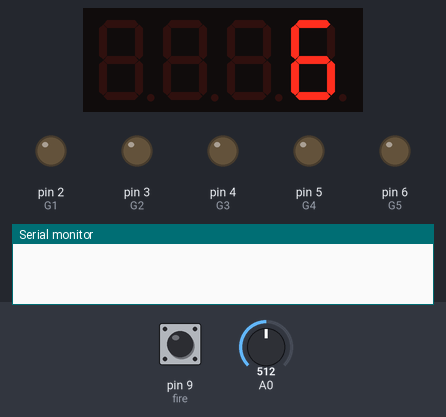
Bench run of a sketch on a simulated Arduino Uno, built with avr-gcc and run on an emulated ATmega328P. Shown: 4-digit seven-segment display, output pins drawn as LEDs (lit = HIGH), the last lines printed to the serial monitor. The test bench sets the inputs (shaded band); at power-on: pin 9 (fire) HIGH, A0 = 512. Random numbers use the default seed unless the sketch sets one; the audio player accepts every command and is not drawn; pins used as bus, display or sensor lines are not drawn.

Above: at 12.3 s.
12.4 s: pin 9 (fire) pulled LOW for 0.15 s
At 15.4 s:
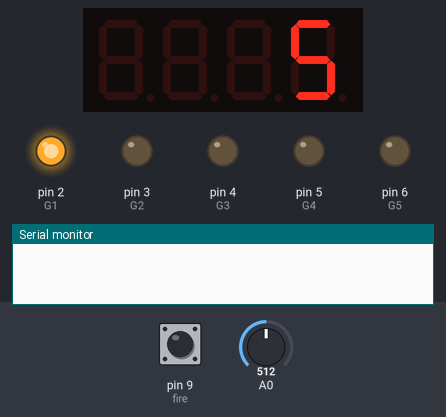
15.5 s: pin 9 (fire) pulled LOW for 1 s
At 19.0 s:
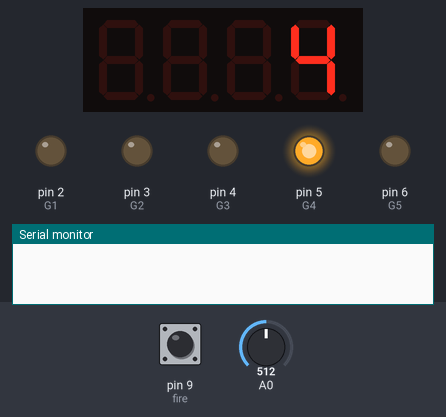
19.5 s: pin 9 (fire) pulled LOW for 0.15 s
At 22.5 s:
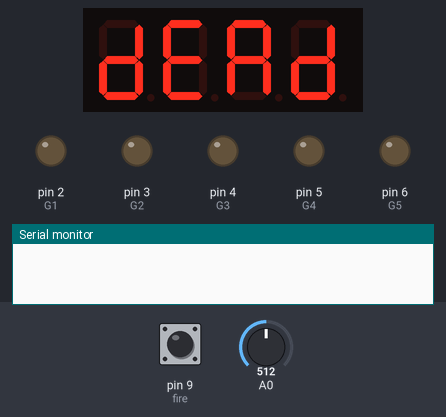
22.6 s: pin 9 (fire) pulled LOW for 3.2 s
At 29.9 s:
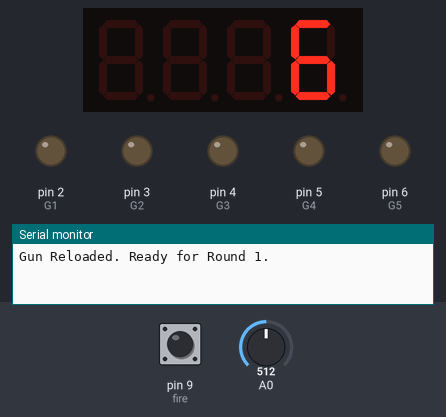
Timing chart, 0 to 31.4 s (numbered marks = the images above; inputs shaded):
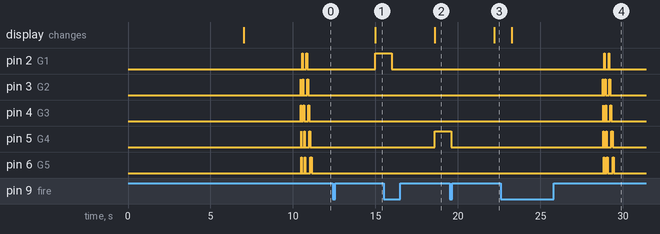

Measured:
- after the input at 12.4 s, pin 2 (G1): LOW → HIGH after 2.6 s; the display: changes after 2.6 s (image 1)
- after the input at 15.5 s, pin 5 (G4): LOW → HIGH after 3.1 s; the display: changes after 3.1 s (image 2)
- after the input at 19.5 s, the display: changes after 2.7 s (image 3)
- after the input at 22.6 s, pin 2 (G1): alternates HIGH for 0.04 s and LOW for 0.22 s, 4 changes in all, then stays LOW, starting after 6.3 s; pin 3 (G2): goes HIGH 0.01 s, LOW 0.12 s, HIGH 0.04 s, LOW 0.24 s, HIGH 0.06 s, then LOW, starting after 6.2 s

The sketch:

SixShooterNano.ino
```cpp
#include <TM1637Display.h>
#include "DFRobotDFPlayerMini.h"
#include <SoftwareSerial.h>


#define G1 2
#define G2 3
#define G3 4
#define G4 5
#define G5 6
#define R1 7
#define fire 9
#define CLK 8
#define DIO 10
#define Rx 11
#define Tx 12
#define BUSY_PIN A1


//import random
int lives = 6;
int i,j;
int myPins[] = {G1, G2, G3, G4, G5, R1};
int randomPins[] = {G1, G2, G3, G4, G5, R1};
int badPins[] = {0,0,0,0,0,0} ;
int state = 0;
bool displayRunning;
unsigned long startTime;


TM1637Display display(CLK, DIO);
const uint8_t SEG_DEAD[] = {
  SEG_B | SEG_C | SEG_D | SEG_E | SEG_G,          // d
  SEG_A | SEG_D | SEG_E | SEG_F | SEG_G,          // E
  SEG_A | SEG_B | SEG_C | SEG_E | SEG_F | SEG_G,  // A
  SEG_B | SEG_C | SEG_D | SEG_E | SEG_G           // d
};

SoftwareSerial mySoftwareSerial(11, 12); // RX (11), TX (12)
DFRobotDFPlayerMini myDFPlayer;


void setup() {
  delay(5000);
  pinMode(R1, OUTPUT);
  digitalWrite(R1, HIGH);
  delay(2000);


  pinMode(G1, OUTPUT);
  pinMode(G2, OUTPUT);
  pinMode(G3, OUTPUT);
  pinMode(G4, OUTPUT);
  pinMode(G5, OUTPUT);
  //pinMode(R1, OUTPUT);
  pinMode(fire, INPUT_PULLUP);
  pinMode(BUSY_PIN, INPUT);

  randomSeed(analogRead(A0));
  randomizeArray(randomPins);

  state = 7;
  display.setBrightness(0x03); // Set brightness (0x00 to 0x0f)
  display.showNumberDec(lives); //start by diplaying the number of lives, 6
  displayRunning = true;

  Serial.begin(9600);
  mySoftwareSerial.begin(9600);

  //digitalWrite(R1, HIGH);

  //delay(1000); // Give the DFPlayer 2 seconds to power up before initializing


  while (!myDFPlayer.begin(mySoftwareSerial)) {
    Serial.println("DFPlayer error - check wiring/SD card.");
    delay(1000);
  }
  myDFPlayer.volume(24); // Volume 0 to 30

  //digitalWrite(R1, LOW);
  digitalWrite(R1, LOW);

  lightPinsSpin(); //activate inital spin with reload sound

}

void loop() {

   switch (state) {

    case 7:

      if(digitalRead(fire) == LOW && state == 7){

        addBadPin(randomPins[0]);

        if(randomPins[0] == 7){
          wetFire();
          state = 13;
        } else {
          dryFire();
          state = 8;
        }
        lightPins(0);
      }
      break;

    case 8:


      if(digitalRead(fire) == LOW && state == 8){
        addBadPin(randomPins[1]);
        if(randomPins[1] == 7){
          wetFire();
          state = 13;

        } else {
          dryFire();
          state = 9;

        }
        lightPins(1);
      }
      break;

    case 9:


      if(digitalRead(fire) == LOW && state == 9){
        addBadPin(randomPins[2]);
        if(randomPins[2] == 7){
          wetFire();
          state = 13;
        } else {
          dryFire();
          state = 10;
        }
        lightPins(2);
      }
      break;

    case 10:


      if(digitalRead(fire) == LOW && state == 10){
        addBadPin(randomPins[3]);
        if(randomPins[3] == 7){
          wetFire();
          state = 13;
        } else {
          dryFire();
          state = 11;
        }
        lightPins(3);
      }
      break;

    case 11:


      if(digitalRead(fire) == LOW && state == 11){
        addBadPin(randomPins[4]);
        if(randomPins[4] == 7){
          wetFire();
          state = 13;
        } else {
          dryFire();
          state = 12;
        }
        lightPins(4);
      }
      break;

    case 12:

      if(digitalRead(fire) == LOW && state == 12){
        addBadPin(randomPins[5]);
        wetFire();
        state = 13;
        lightPins(5);
      }
      break;

    case 13:


      if (displayRunning && (millis() - startTime >= 15000))
      {
        display.clear();
        displayRunning = false;
      }
      // Game over sequence
      if(digitalRead(fire) == LOW) {
        resetGame();
      }
      break;
  }
}

void addBadPin(int badPin){
  int hold;
  hold = badPin;
  badPin = badPin - 2;
  badPins[badPin] = hold;
}

void lightPins(int j)
{
  digitalWrite(randomPins[j], HIGH);
  delay(1000);
  digitalWrite(randomPins[j], LOW);

}
void lightPinsSpin() {
  triggerSound(4);
  delay(2900);
  int spinDelay = 7;
  unsigned long startTime = millis(); // Record the start time
  unsigned long duration = 600;      // 3 seconds in milliseconds

  // Keep spinning as long as 3 seconds haven't passed
  while (millis() - startTime < duration) {
    for (int j = 0; j < 6; j++) {
      // Check again inside the loop to ensure we don't start a
      // new pin cycle if the time has just run out
      if (millis() - startTime >= duration) break;

      digitalWrite(myPins[j], HIGH);
      delay(spinDelay);
      digitalWrite(myPins[j], LOW);

      // Increase delay to simulate slowing down
      // Adjust the '+ 2' to a smaller number if it stops too fast
      spinDelay += 4;
    }
}

}

void randomizeArray(int orderedPins[6]) {
  // 1. Seed the random generator ONCE at the start of the shuffle
  // We use an unconnected analog pin for floating voltage "noise"
  randomSeed(micros() + analogRead(A0));

  // 2. Fisher-Yates Shuffle
  // We start from the end of the array and swap each element with
  // a random element that comes before it.
  for (int i = 5; i > 0; i--) {
    // Pick a random index from 0 to i
    int j = random(0, i + 1);

    // Swap orderedPins[i] with orderedPins[j]
    int temp = orderedPins[i];
    orderedPins[i] = orderedPins[j];
    orderedPins[j] = temp;
  }

  // Optional: Visual feedback that the "gun is loaded"

}


void resetGame() {

  lives = 6;
  for (int k = 0; k < 6; k++) {
    badPins[k] = 0;
  }

  // Re-shuffle for the new game
  randomizeArray(randomPins);

  display.clear();
  display.showNumberDec(6);

  // Jump straight to the first trigger pull state
  state = 7;
  while(digitalRead(fire) == LOW)
  {
    delay(100);

  }
  Serial.println("Gun Reloaded. Ready for Round 1.");

  lightPinsSpin();

  displayRunning = true;

}

// In your loop logic, replace playBang() with:
void triggerSound(int fileNumber) {
  myDFPlayer.playFolder(1, fileNumber);
}

void waitForSound() {
  delay(100); // Give the DFPlayer a moment to actually start the file
  while (digitalRead(BUSY_PIN) == LOW) {
    // Do nothing! Just wait for the sound to finish.
  }
  Serial.println("Sound Over");
}

void dryFire()
{
  lives = lives - 1;
  triggerSound(2);
  delay(2500);
  triggerSound(3);
  display.clear();
  display.showNumberDec(lives);
  //waitForSound();
}

void wetFire()
{
  triggerSound(2);
  delay(2500);
  triggerSound(5);
  display.clear();
  display.setSegments(SEG_DEAD);
  startTime = millis();
  //waitForSound();
}
```
